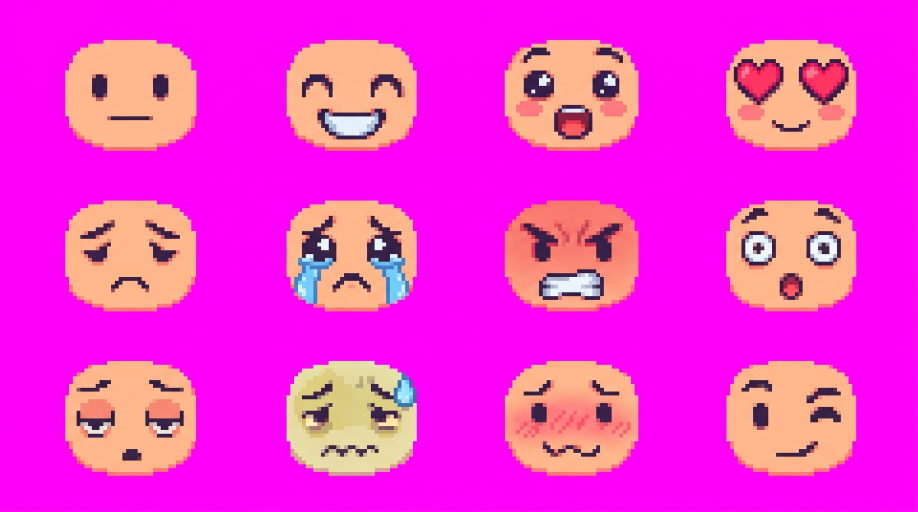
#> input picture tools/sheets/face_expr.jpg, 2752 x 1536 px (shown at 1/3 size)
$ python build_faces.py
#> lines starting #> are read from the running program, lines starting #| are printed output that depends on the picture; after the words box and inside, x2 and y2 are one past the last pixel; in counts of white or black regions, pixels touching at a corner belong together
"""Cut the facial-expression sheet (tools/sheets/face_expr.jpg: 3 rows x 4 faces on magenta) into small feature
sprites at the character sprite's own pixel size: public/assets/faces.webp + faces.json.
Only the features are kept (eyes, brows, mouth, blush, tears): each face's own skin colour is dropped, so the game can
paint them onto any character (it first paints its own skin over the old eyes and mouth, see faceFrame in game.js).
The neutral face (first) fixes the scale: its eye spacing becomes D pixels, the spacing on the 126x96 character frames.

    python3 tools/build_faces.py
"""
import json, os
import numpy as np
from PIL import Image
from scipy import ndimage

ROOT = os.path.join(os.path.dirname(__file__), '..')
SRC = os.path.join(ROOT, 'tools', 'sheets', 'face_expr.jpg')
OUT = os.path.join(ROOT, 'public', 'assets')
NAMES = ['neutral', 'happy', 'laugh', 'love', 'sad', 'cry', 'angry', 'surprised', 'sleepy', 'sick', 'shy', 'wink']
D = 20          # eye spacing on the character frames (pixels)
LIFT = 3        # rows the mouth moves up

def main():
    a = np.asarray(Image.open(SRC).convert('RGB')).astype(int); r, g, b = a[..., 0], a[..., 1], a[..., 2]
#> after `r, g, b = (a[..., 0], a[..., 1], a[..., 2])`: r: shape (1536, 2752) int64; 243 distinct labels, from 3 to 255
#> after `r, g, b = (a[..., 0], a[..., 1], a[..., 2])`: g: shape (1536, 2752) int64; 256 distinct labels, from 0 to 255
#> after `r, g, b = (a[..., 0], a[..., 1], a[..., 2])`:
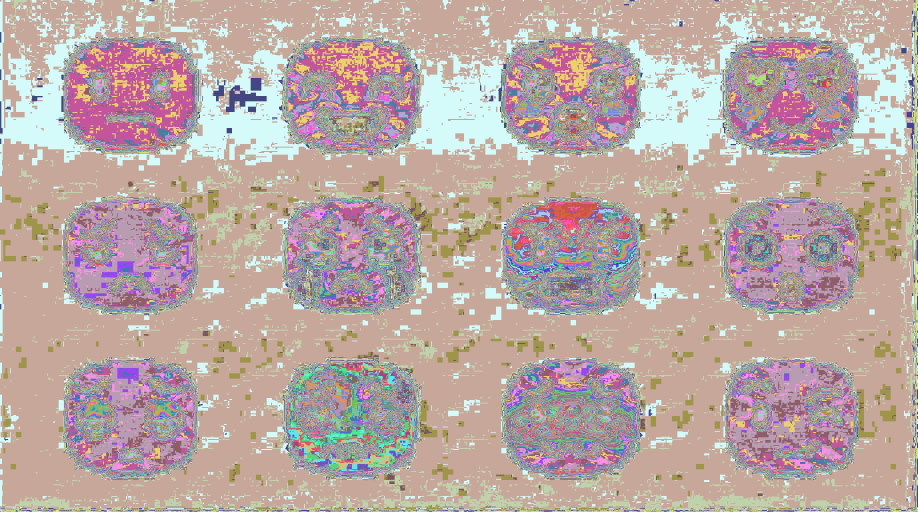
#> b: shape (1536, 2752) int64 (shown at 1/3 size); 256 distinct labels, from 0 to 255; one colour per label, 0 black
    bg = np.sqrt((255 - r) ** 2 + g ** 2 + (255 - b) ** 2) < 90
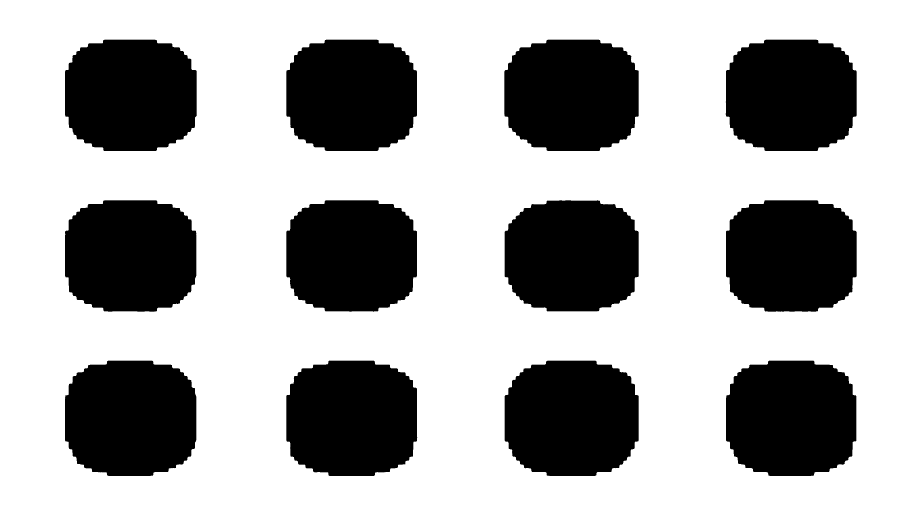
#> bg: shape (1536, 2752) bool (shown at 1/3 size); 66.8% white; 12 black regions, largest, box (x1, y1, x2, y2) and area: (1514, 1082, 1916, 1428) 120424, (195, 1082, 589, 1428) 118966, (859, 1082, 1252, 1428) 118954
    lab, n = ndimage.label(ndimage.binary_opening(~bg, iterations=3))
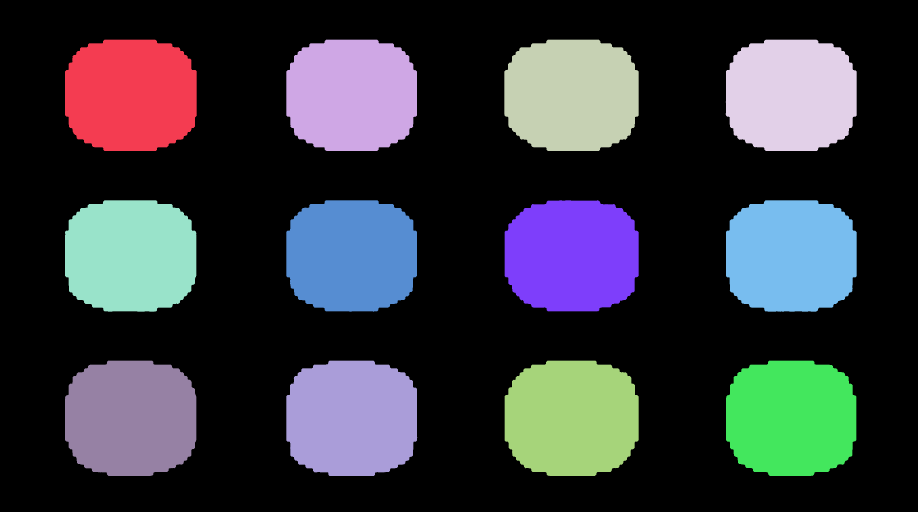
#> lab: shape (1536, 2752) int32 (shown at 1/3 size); 13 distinct labels, from 0 to 12; one colour per label, 0 black
#> n = 12
    boxes = [sl for i, sl in enumerate(ndimage.find_objects(lab)) if (lab[sl] == i + 1).sum() > 5000]
#> boxes = 12 items
    assert len(boxes) == 12, len(boxes)
    boxes.sort(key=lambda sl: sl[0].start + sl[0].stop)                        # top to bottom, then each row of 4 left to right
    boxes = [b for i in range(0, 12, 4) for b in sorted(boxes[i:i + 4], key=lambda sl: sl[1].start)]
    # neutral face: find its two eyes (dark blobs) to fix the scale and the anchor (midpoint between the eyes)
    def feats(sl):
        p = a[sl]; m = ndimage.binary_erosion(~bg[sl], iterations=14)        # stay off the face patch's own rim
#> after `m = ndimage.binary_erosion(~bg[sl], iterations=14)`:
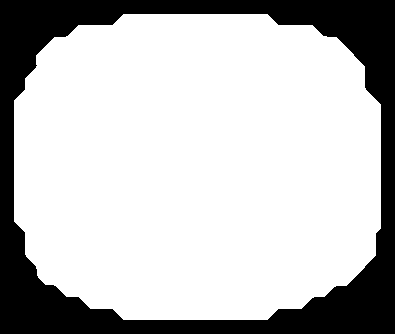
#> m: shape (334, 395) bool; 75.1% white; 1 black region, box (x1, y1, x2, y2) and area: (0, 0, 395, 334) 32835
        cols = p[m].reshape(-1, 3); skin = np.median(cols, axis=0)          # the face's own skin colour
#> after `skin = np.median(cols, axis=0)`: skin = [254, 184, 142]
        d = np.sqrt(((p - skin) ** 2).sum(-1))
        return p, m & (d > 55), skin
    p, fm, skin = feats(boxes[0])
#> fm: shape (334, 395) bool; 6.4% white; 5 white regions (2 under 20 px), largest, box (x1, y1, x2, y2) and area: (81, 104, 127, 184) 3411, (264, 104, 311, 184) 3411, (126, 230, 264, 242) 1655
#> skin = [254, 184, 142]
    dark = fm & (p.sum(-1) < 250)
#> dark: shape (334, 395) bool; 4.9% white; 4 white regions (1 under 20 px), largest, box (x1, y1, x2, y2) and area: (264, 104, 310, 173) 2619, (81, 104, 126, 173) 2562, (138, 230, 253, 241) 1257
    el, en = ndimage.label(dark); objs = sorted(ndimage.find_objects(el), key=lambda s: -((s[0].stop - s[0].start) * (s[1].stop - s[1].start)))[:2]
#> after `el, en = ndimage.label(dark)`:
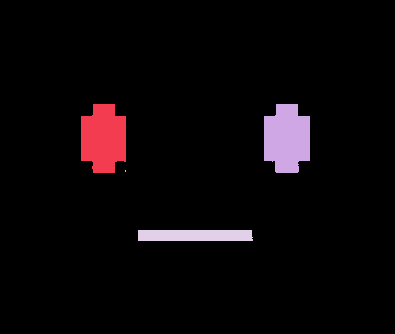
#> el: shape (334, 395) int32; 5 distinct labels, from 0 to 4; one colour per label, 0 black
#> after `el, en = ndimage.label(dark)`: en = 4
#> after `objs = sorted(ndimage.find_objects(el), key=lambda s: -((s[0].stop - s`: objs = 2 items
    ec = sorted(((s[1].start + s[1].stop) / 2, (s[0].start + s[0].stop) / 2) for s in objs)
#> ec = [(103.5, 138.5), (287, 138.5)]
    spacing = ec[1][0] - ec[0][0]; k = D / spacing
#> after `spacing = ec[1][0] - ec[0][0]`: spacing = 183.5
#> after `k = D / spacing`: k = 0.109
    ax0, ay0 = (ec[0][0] + ec[1][0]) / 2, (ec[0][1] + ec[1][1]) / 2           # anchor inside the neutral box
#> ax0 = 195.2; ay0 = 138.5
    H0, W0 = boxes[0][0].stop - boxes[0][0].start, boxes[0][1].stop - boxes[0][1].start
#> H0 = 334; W0 = 395
    FM = np.zeros(bg.shape, bool)                                              # feature pixels of every face, in sheet coordinates
    for sl in boxes: FM[sl] |= feats(sl)[1]
#> this loop made 12 passes
#> skin in feats on passes 1 to 12: [254, 184, 142], [254, 184, 142], [254, 183, 141], [254, 183, 141], [255, 182, 139], [253, 182, 139], [250, 127, 114], [254, 182, 139], [254, 182, 139], [223, 211, 157], [254, 163, 134], [255, 182, 139]
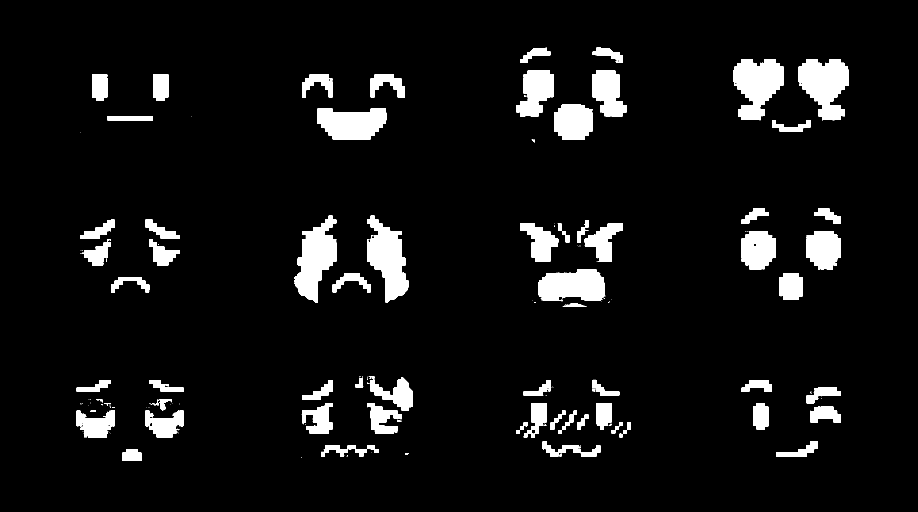
#> FM: shape (1536, 2752) bool (shown at 1/3 size); 6.7% white; 244 white regions (155 under 20 px), largest, box (x1, y1, x2, y2) and area: (2396, 177, 2546, 361) 18310, (2201, 177, 2351, 361) 18261, (883, 647, 1009, 909) 18145
    tiles = []
    for name, sl in zip(NAMES, boxes):
        # every face box is laid out like the neutral one: a fixed-size window centred the same way
        cy, cx = (sl[0].start + sl[0].stop) / 2, (sl[1].start + sl[1].stop) / 2
        y0, x0 = int(round(cy - H0 / 2)), int(round(cx - W0 / 2))
        win, wm = a[y0:y0 + H0, x0:x0 + W0], FM[y0:y0 + H0, x0:x0 + W0]
        w, h = max(1, round(W0 * k)), max(1, round(H0 * k))
        # pixel-art downscale: average colour of the feature pixels in each cell, keep the cell if enough of it is feature
        cov = np.asarray(Image.fromarray((wm * 255).astype(np.uint8)).resize((w, h), Image.BOX)).astype(float) / 255
        col = np.asarray(Image.fromarray((win * wm[..., None]).astype(np.uint8)).resize((w, h), Image.BOX)).astype(float)
        rgb = col / np.maximum(cov[..., None], 1e-6)
        out = np.dstack([np.clip(rgb, 0, 255), (cov > .38) * 255]).astype(np.uint8)
        # the character's mouth sits closer under its eyes than on these round faces: lift everything below the eyes
        cut = int(round(ay0 * k)) + 4
        low = out[cut:].copy(); out[cut:] = 0; out[cut - LIFT:cut - LIFT + low.shape[0]][low[..., 3] > 0] = low[low[..., 3] > 0]
        tiles.append((name, Image.fromarray(out, 'RGBA')))
#> this loop made 12 passes
#> (name, cy, cx, y0, x0) on passes 1 to 12: ('neutral', 286, 392.5, 119, 195), ('happy', 286, 1055, 119, 858), ('laugh', 286, 1714.5, 119, 1517), ('love', 286, 2373.5, 119, 2176), ('sad', 768, 392, 601, 194), ('cry', 768, 1055, 601, 858), ('angry', 767.5, 1715, 600, 1518), ('surprised', 768, 2374, 601, 2176), ('sleepy', 1255, 392, 1088, 194), ('sick', 1255, 1055.5, 1088, 858), ('shy', 1255, 1715, 1088, 1518), ('wink', 1255, 2373.5, 1088, 2176)
#> after the loop, tiles = 12 items
    W, Hh = tiles[0][1].size
#> W = 43; Hh = 36
    sheet = Image.new('RGBA', (W * len(tiles), Hh))
#> sheet: PIL image 516x36 RGBA; every value is 0
    for i, (nm, t) in enumerate(tiles): sheet.paste(t, (i * W, 0))
#> this loop made 12 passes
#> nm on passes 1 to 12: 'neutral', 'happy', 'laugh', 'love', 'sad', 'cry', 'angry', 'surprised', 'sleepy', 'sick', 'shy', 'wink'
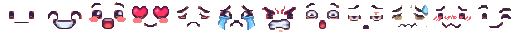
#> sheet: PIL image 516x36 RGBA; mean R, G, B, A 27.7, 17.6, 21.7, 44.8; transparent parts drawn white
    sheet.save(os.path.join(OUT, 'faces.webp'), 'WEBP', lossless=True)
    json.dump({'names': NAMES, 'w': W, 'h': Hh, 'ax': round(ax0 * k, 2), 'ay': round(ay0 * k, 2), 'd': D}, open(os.path.join(OUT, 'faces.json'), 'w'))
    print('faces', len(tiles), 'tile', W, Hh, 'anchor', round(ax0 * k, 1), round(ay0 * k, 1))
#| faces 12 tile 43 36 anchor 21.3 15.1

if __name__ == '__main__':
    main()
